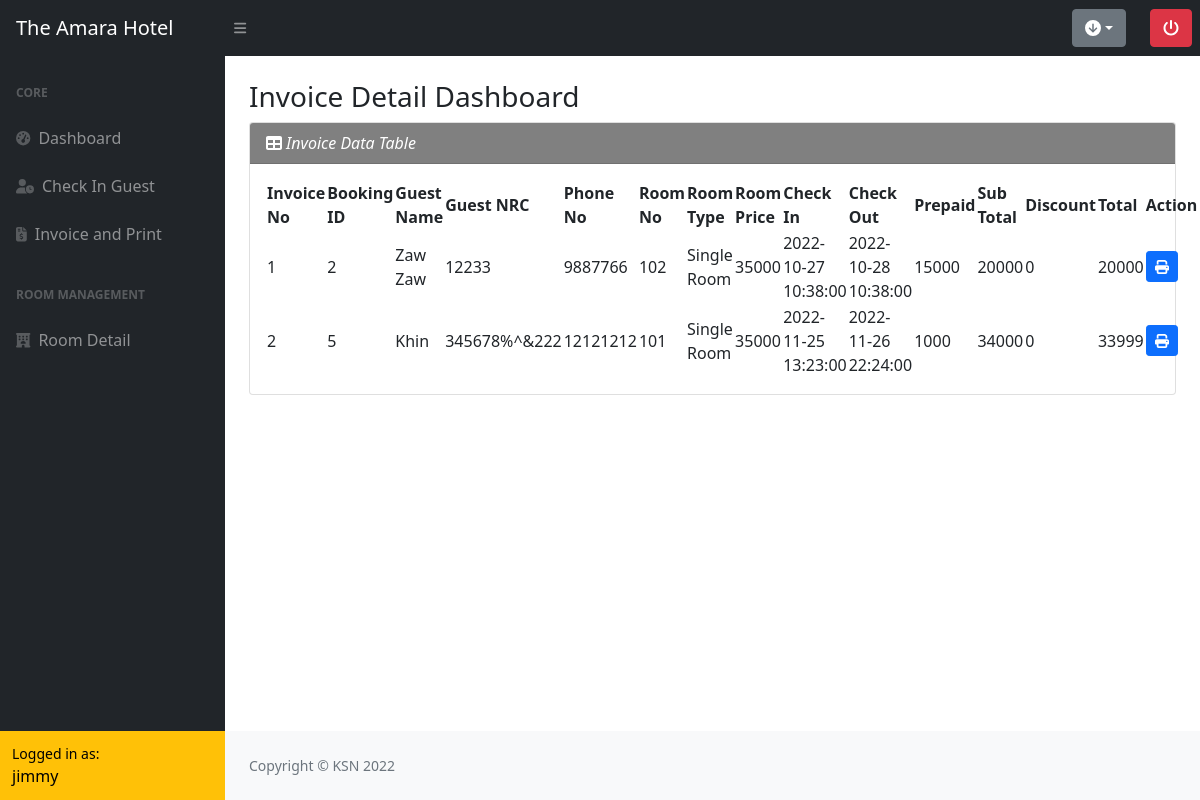
Page /invoice_detail.php (signed in) on the committed database.
### tables this page shows
CREATE TABLE `user` (
  `user_id` int(15) NOT NULL,
  `username` varchar(20) NOT NULL,
  `email` varchar(100) NOT NULL,
  `password` varchar(100) NOT NULL,
  `role` varchar(20) NOT NULL,
  `created_date` datetime NOT NULL
);

CREATE TABLE `invoice` (
  `invoice_id` int(15) NOT NULL,
  `booking_id` int(15) NOT NULL,
  `guest_id` int(15) NOT NULL,
  `guest_name` varchar(100) NOT NULL,
  `guest_nrc` varchar(100) NOT NULL,
  `guest_phone` bigint(20) NOT NULL,
  `room_no` int(10) NOT NULL,
  `room_type` varchar(50) NOT NULL,
  `room_price` int(15) NOT NULL,
  `prepaid` int(15) NOT NULL,
  `checkin` datetime NOT NULL,
  `checkout` datetime NOT NULL,
  `subtotal` int(15) NOT NULL,
  `discount` int(15) NOT NULL,
  `total` int(15) NOT NULL
);

### invoice_detail.php (the view, shortened to what this page needs)
<!DOCTYPE html>
<html lang="en">
<head>
    <?php include("cdn.php"); ?>
</head>
<body class="sb-nav-fixed">
    <?php include("nav.php"); ?>
    <div id="layoutSidenav">
    <?php include("sidebar.php"); ?>
        <div id="layoutSidenav_content">
        <main>
        <div class="container-fluid px-4">
            <h3 class="mt-4">Invoice Detail Dashboard</h3>
            <div class="card mb-4">
                <div class="card-header" style="background-color: grey;">
                    <span style="color: white; font-style: italic;" ><i class="fas fa-table me-1"></i>Invoice Data Table</span>
                </div>
                <div class="card-body">
                <table id="datatablesSimple">
                    <thead>
                        <th>Invoice No</th>
                        <th>Booking ID</th>
                        <th>Guest Name</th>
                        <th>Guest NRC</th>
                        <th>Phone No</th>
                        <th>Room No</th>
                        <th>Room Type</th>
                        <th>Room Price</th>
                        <th>Check In</th>
                        <th>Check Out</th>
                        <th>Prepaid</th>
                        <th>Sub Total</th>
                        <th>Discount</th>
                        <th>Total</th>
                        <th>Action</th>
                    </thead>
                    <tbody>
                    <?php
                            $sql_invoice="SELECT * FROM invoice";
                            $query_invoice=mysqli_query($connect,$sql_invoice);
                            while ($row_invoice=mysqli_fetch_assoc($query_invoice))
                     { ?>
                        <tr>
                            <td><?php echo $row_invoice['invoice_id']; ?></td>
                            <td><?php echo $row_invoice['booking_id']; ?></td>
                            <td><?php echo $row_invoice['guest_name']; ?></td>
                            <td><?php echo $row_invoice['guest_nrc']; ?></td>
                            <td><?php echo $row_invoice['guest_phone']; ?></td>
                            <td><?php echo $row_invoice['room_no']; ?></td>
                            <td><?php echo $row_invoice['room_type']; ?></td>
                            <td><?php echo $row_invoice['room_price']; ?></td>
                            <td><?php echo $row_invoice['checkin']; ?></td>
                            <td><?php echo $row_invoice['checkout']; ?></td>
                            <td><?php echo $row_invoice['prepaid']; ?></td>
                            <td><?php echo $row_invoice['subtotal']; ?></td>
                            <td><?php echo $row_invoice['discount']; ?></td>
                            <td><?php echo $row_invoice['total']; ?></td>
                            <td class="text-nowrap">
                                <a class="btn btn-primary btn-sm"href="invoice_template.php?invoiceprint=<?php echo $row_invoice['invoice_id']; ?>" ><i class="fa-solid fa-print"></i></a>
                            </td>
                        </tr>
                    <?php } ?>
                    </tbody>
                </table>
                </div>
            </div>
        </div>
        </main>
            <footer class="py-4 bg-light mt-auto">
                <div class="container-fluid px-4">
                    <div class="d-flex align-items-center justify-content-between small">
                        <div class="text-muted">Copyright &copy; KSN 2022</div>
                    </div>
                </div>
            </footer>
        </div>
        </div>
</body>
</html>

### sidebar.php (shortened to what this page needs)
<div id="layoutSidenav_nav">
    <nav class="sb-sidenav accordion sb-sidenav-dark" id="sidenavAccordion">
        <div class="sb-sidenav-menu">
            <div class="nav">
            <div class="sb-sidenav-menu-heading">Core</div>
                <a class="nav-link" href="reservation_dashboard.php">
                    <div class="sb-nav-link-icon"><i class="fas fa-tachometer-alt"></i></div>Dashboard
                </a>
                <a class="nav-link" href="current_guest.php">
                    <div class="sb-nav-link-icon"><i class="fa-solid fa-user-clock"></i></div>Check In Guest
                </a>
                <a class="nav-link" href="invoice_detail.php">
                    <div class="sb-nav-link-icon"><i class="fa-solid fa-file-invoice-dollar"></i></div>Invoice and Print
                </a>
                <div class="sb-sidenav-menu-heading">Room Management</div>
                    <a class="nav-link" href="room_detail.php">
                        <div class="sb-nav-link-icon"><i class="fa-solid fa-hotel"></i></div>Room Detail
                    </a>
                </div>
            </div>
            <div class="sb-sidenav-footer bg-warning text-black">
                <div class="small">Logged in as:</div><?php echo $user['username']; ?>
            </div>
    </nav>
</div>

### rows in the picture
user: username "jimmy"
invoice: invoice_id "1", booking "2", guest_name "Zaw Zaw", guest_nrc "12233", guest_phone "9887766", room_no "102", room_type "Single Room", room_price "35000", checkin "2022-10-27 10:38:00", checkout "2022-10-28 10:38:00", prepaid "15000", subtotal "20000", discount "0", total "20000"
invoice: invoice_id "2", booking "5", guest_name "Khin", guest_nrc "345678%^&222", guest_phone "12121212", room_no "101", room_type "Single Room", room_price "35000", checkin "2022-11-25 13:23:00", checkout "2022-11-26 22:24:00", prepaid "1000", subtotal "34000", discount "0", total "33999"
